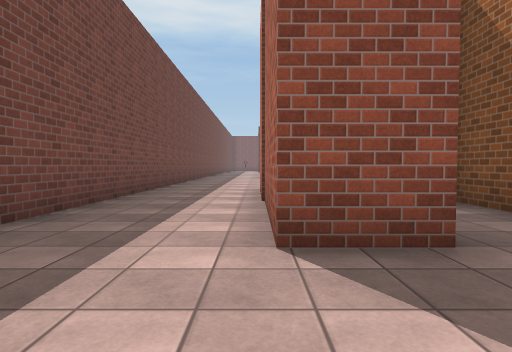
View 1 (above)

23 first-person views from a walk through a scene from a Unity 3-D project. The camera is 1.2 m above the floor, tilts 2° down and sees 80° across. The floor is counted in squares, 2 m on a side. Each view is taken from the middle of a square. On the plan, view 1 faces up. The plan holds only what a view shows up to about 9 squares ahead; the rest is blank. The place goes on beyond the plan. Some surface patterns are stand-ins.

View 2
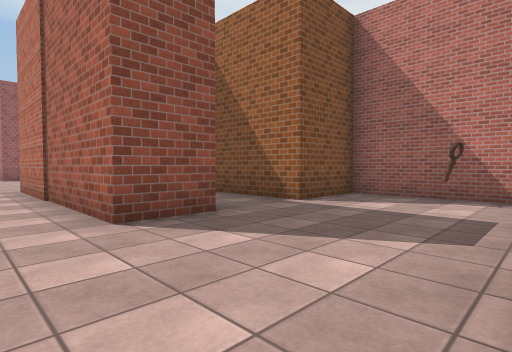

View 3
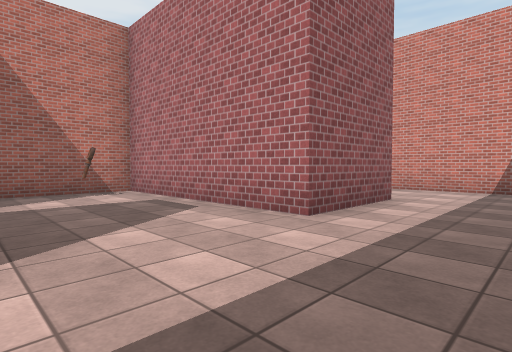

View 4
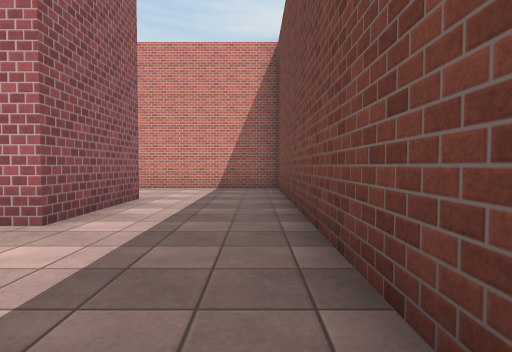

View 5
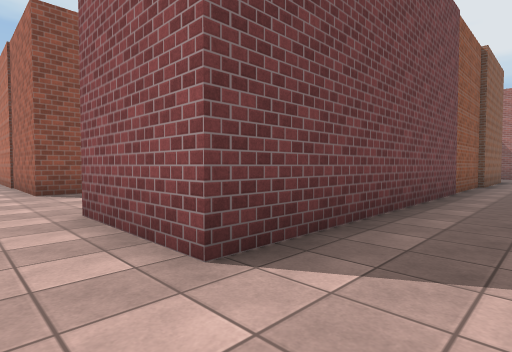

View 6
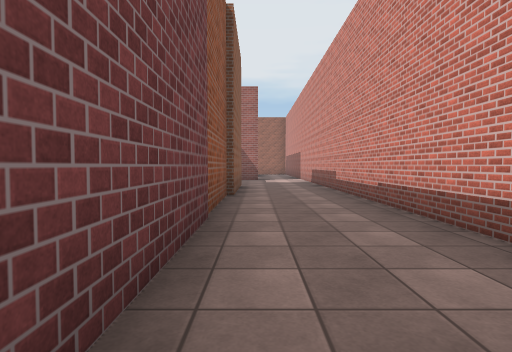

View 7
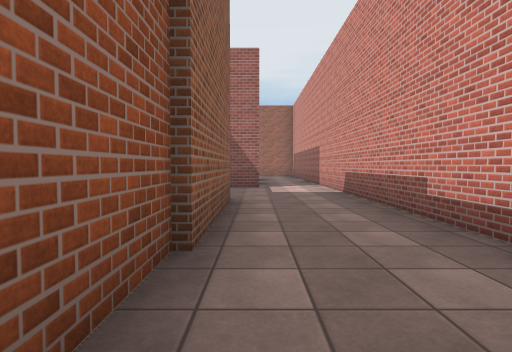

View 8
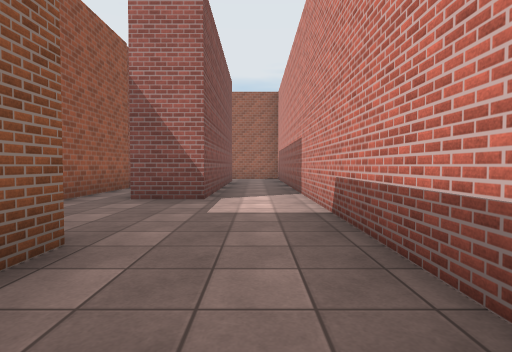

View 9
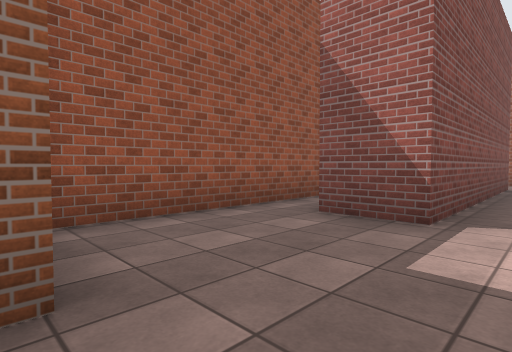

View 10
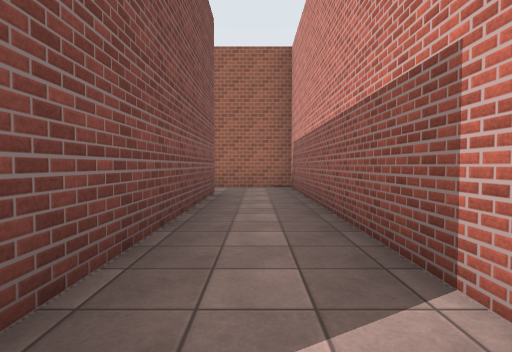

View 11
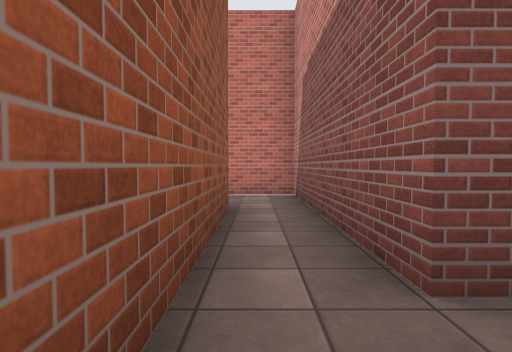

View 12
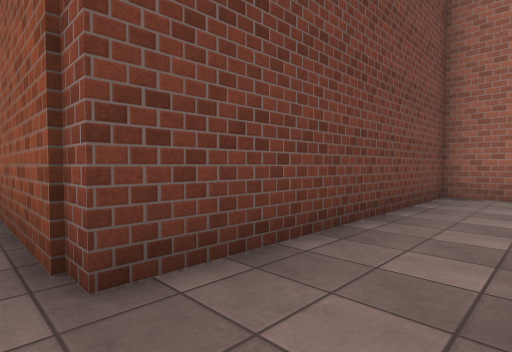

View 13
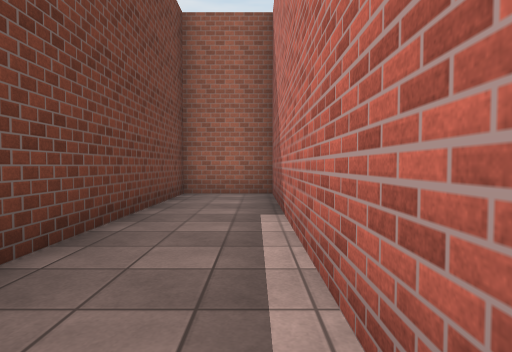

View 14
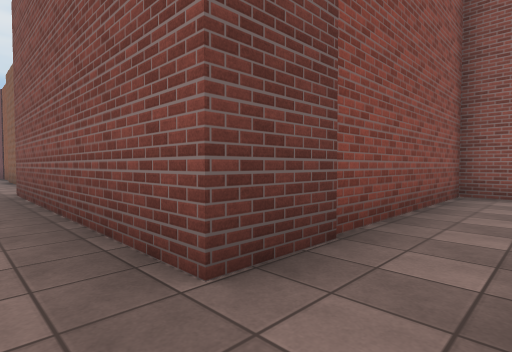

View 15
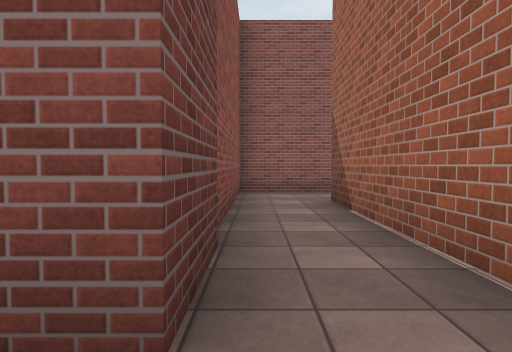

View 16
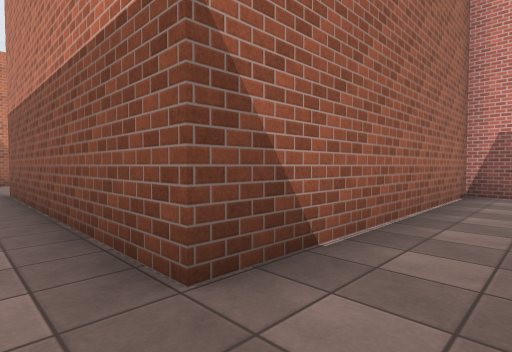

View 17
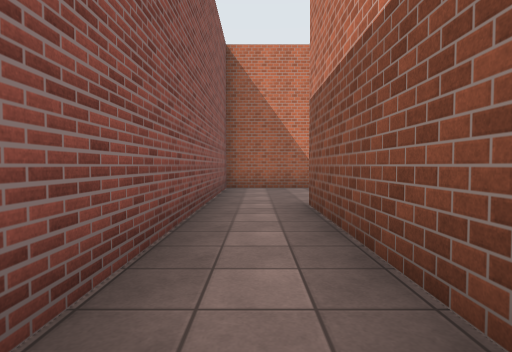

View 18
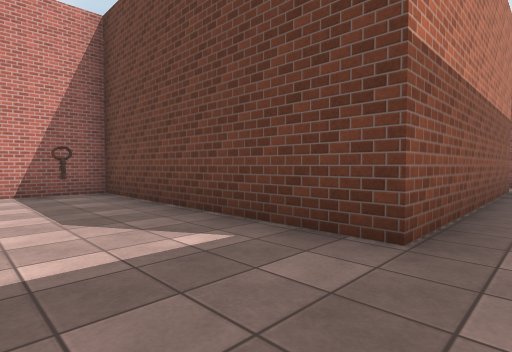

View 19
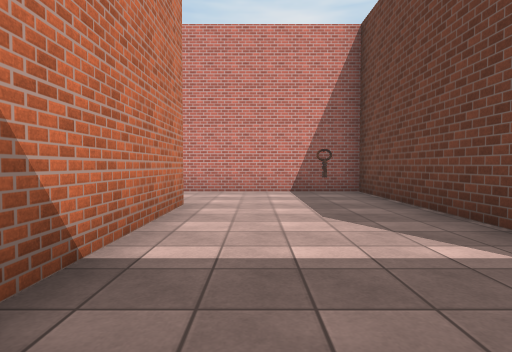

View 20
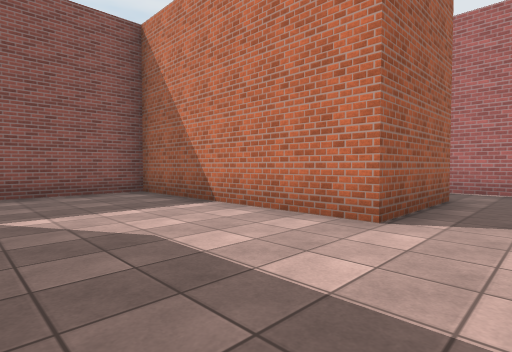

View 21
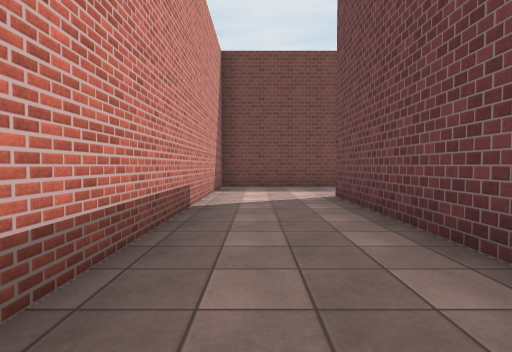

View 22
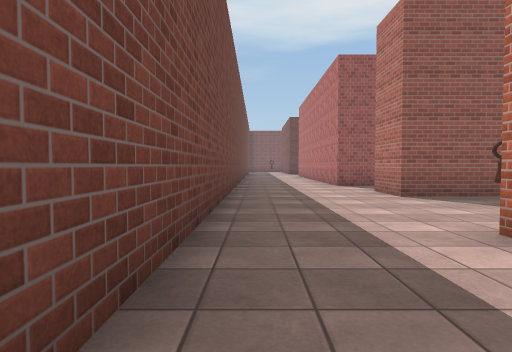

View 23
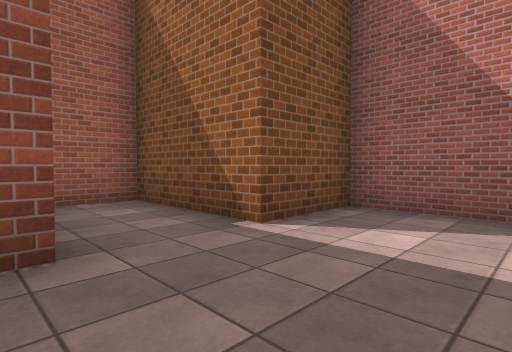

### Floor plan
Points are (right, up) in squares from view 1. A wall is a line through its corners. A room is listed if a view was taken in it or the views show most of it. See-through windows are left out.
Room 1 (views 1, 2, 3, 4, 5, 6, 7, 8, 9, 10, 11, 21, 22, 23)
walls: (1.5, 2.2) (0.1, 2.2) (0.1, 7.6); (-2.6, 1.4) (-2.6, -6) (15.6, -6); (12.4, -3.5) (0.1, -3.5) (0.1, -1) (5.1, -1) (5.1, 2.2) (3.3, 2.2) (3.3, 5.1) (2, 5.1); (-2.6, 8.4) (-2.6, 3); (15.6, -1.6) (12.6, -1.6); (15.4, -4.1) (15.4, -2.8)
ways out: opening at (16, -2) to room 2; opening at (16, -5) to room 3; opening at (-1.5, 8)
objects: other object (4, 0)
Room 2 (views 12, 13)
walls: (15.4, -2.8) (20.3, -2.8) (20.3, 4.5) (18.5, 4.5) (18.5, -1.6) (15.6, -1.6)
ways out: opening at (16, -2) to room 1
Room 3 (views 14, 15, 16)
walls: (23.8, 1.8) (21.7, 1.8) (21.7, -4.1) (15.4, -4.1); (15.6, -6) (23.3, -6) (23.3, 0.2)
ways out: opening at (16, -5) to room 1; opening at (23, 1) to room 4
Room 4 (views 17, 18, 19, 20)
walls: (35.5, -3.7) (33.1, -3.7) (33.1, 1.8) (25.9, 1.8); (23.3, 0.2) (29.6, 0.2) (29.6, -6) (33.8, -6)
ways out: opening at (23, 1) to room 3
objects: other object (31, -5)

Where each view was taken, in squares from view 1:
view 1: 0 up, 0 right, facing up
view 2: 1 down, 1 left, facing up-right
view 3: 2 up, 2 left, facing down-right
view 4: 2 up, 2 left, facing down
view 5: 5 down, 1 left, facing up-right
view 6: 4 down, 3 right, facing right
view 7: 4 down, 7 right, facing right
view 8: 5 down, 10 right, facing right
view 9: 5 down, 12 right, facing up-right
view 10: 5 down, 15 right, facing right
view 11: 2 down, 14 right, facing right
view 12: 2 down, 20 right, facing up-left
view 13: 2 down, 20 right, facing up
view 14: 5 down, 23 right, facing up-left
view 15: 5 down, 22 right, facing up
view 16: 1 up, 22 right, facing down-right
view 17: 1 up, 25 right, facing right
view 18: 1 up, 32 right, facing down-left
view 19: 1 up, 32 right, facing down
view 20: 5 down, 30 right, facing up-right
view 21: 5 down, 6 right, facing left
view 22: 5 up, 2 left, facing up
view 23: 0 up, 1 right, facing up-right
